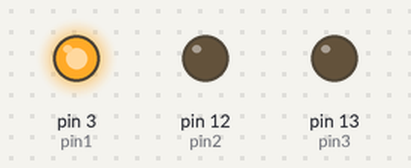
Bench run of a sketch on a simulated Arduino Uno, built with avr-gcc and run on an emulated ATmega328P. On the bench: output pins drawn as LEDs (lit = HIGH).

Above: at 1.0 s.
At 3.0 s:
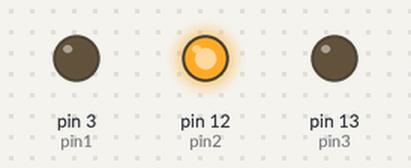
At 5.0 s:
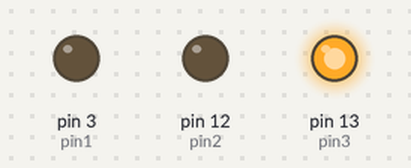
Timing chart, 0 to 7.8 s (numbered marks = the images above):
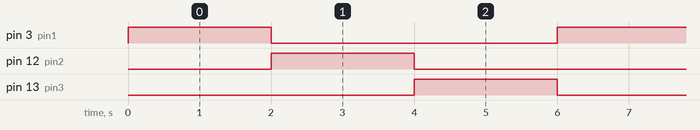

Measured:
- by itself, pin 3 (pin1), pin 12 (pin2), pin 13 (pin3): alternates HIGH for 2.0 s and LOW for 4.0 s
- by itself, everything shown: repeats every 6.0 s, in 3 steps

The sketch:

RGYLEDs.ino
```cpp
int pin1 = 3;
int pin2 = 12;
int pin3 = 13;
void setup() {
  // put your setup code here, to run once:
  pinMode(pin1, OUTPUT);
  pinMode(pin2, OUTPUT);
  pinMode(pin3, OUTPUT);
}

void loop() {
  // put your main code here, to run repeatedly:
  digitalWrite(pin3, LOW);
  digitalWrite(pin1, HIGH);
  delay(2000);
  digitalWrite(pin1, LOW);
  digitalWrite(pin2, HIGH);
  delay(2000);
  digitalWrite(pin2, LOW);
  digitalWrite(pin3, HIGH);
  delay(2000);
}
```
